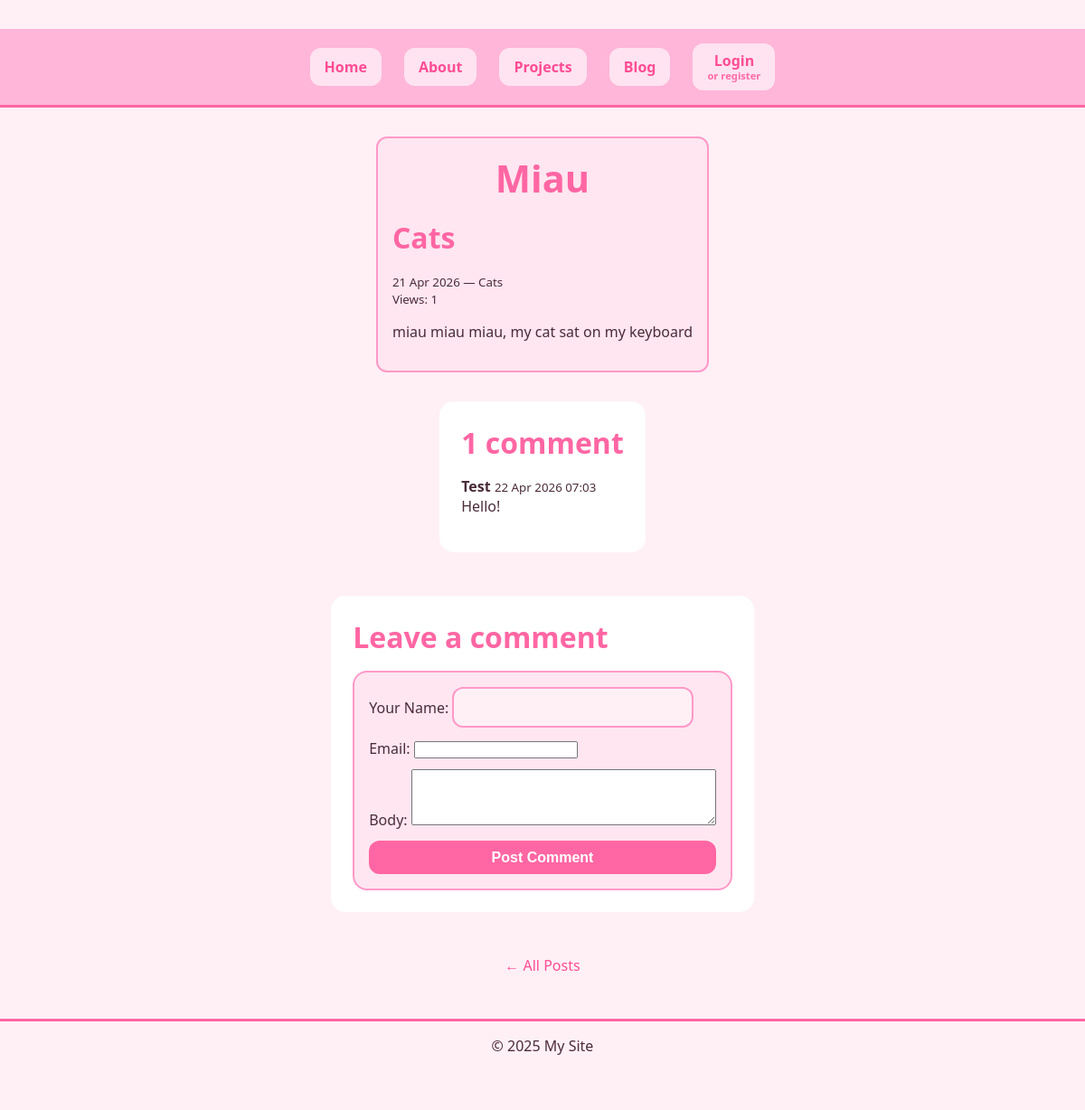
The page /blog/post/miau/ on the database its author committed.
### blog/models.py (models this page shows, shortened)
class Post(models.Model):
    title    = models.CharField(max_length=200)
    slug     = models.SlugField(unique=True)
    body     = models.TextField()
    pub_date = models.DateTimeField(auto_now_add=True)
    category = models.ForeignKey(
        Category,
        on_delete=models.SET_NULL,
        null=True,
        blank=True,
        related_name="posts"
    )
    view_count = models.PositiveIntegerField(default=0)
    class Meta:
        ordering = ["-pub_date"]

class Category(models.Model):
    name = models.CharField(max_length=100)
    slug = models.SlugField(unique=True)

class Comment(models.Model):
    post    = models.ForeignKey(Post, on_delete=models.CASCADE,
                                related_name="comments")
    author  = models.CharField(max_length=100)
    email   = models.EmailField()
    body    = models.TextField()
    created = models.DateTimeField(auto_now_add=True)
    active  = models.BooleanField(default=True)
    class Meta:
        ordering = ["created"]

### blog/views.py (the view, shortened to what this page needs)
# urls.py: path("post/<slug:slug>/", views.post_detail, name="post-detail"),
def post_detail(request, slug):
    active_comments = Comment.objects.filter(active=True)
    post = get_object_or_404(
        Post.objects.prefetch_related(
            Prefetch("comments", queryset=active_comments, to_attr="active_comments")
        ),
        slug=slug,
    )
    Post.objects.filter(pk=post.pk).update(
        view_count=F("view_count") + 1
    )
    comments = post.active_comments   # already loaded, no extra query
    form     = CommentForm()
    return render(request, "blog/post_detail.html", {
        "post": post,
        "comments": comments,
        "form": form,
    })

### blog/forms.py (shortened to what this page needs)
class CommentForm(forms.ModelForm):
    class Meta:
        model  = Comment
        fields = ["author", "email", "body"]
        widgets = {
            "body": forms.Textarea(attrs={"rows": 4}),
        }
        labels = {
            "author": "Your Name",
        }

### blog/templates/blog/post_detail.html (shortened to what this page needs)
{% extends "pages/base.html" %}
{% block content %}
<article>
    <h1>{{ post.title }}</h1>
    <h2>{{ post.category.name }}</h2>
    <small>
        {{ post.pub_date|date:"d M Y" }}{% if post.category %} — {{ post.category.name }}{% endif %}
        <p>Views: {{ post.view_count }}</p>
    </small>
    <div>{{ post.body|linebreaks }}</div>
</article>
<section id="comments">
    <h2>{{ comments|length }} comment{{ comments|length|pluralize }}</h2>
    {% for comment in comments %}
    <div class="comment">
        <strong>{{ comment.author }}</strong>
        <small>{{ comment.created|date:"d M Y H:i" }}</small>
        <p>{{ comment.body }}</p>
    </div>
    {% empty %}
    <p>Be the first to comment.</p>
    {% endfor %}
</section>
<section id="add-comment">
    <h2>Leave a comment</h2>
    <form method="POST">
        {% for field in form %}
        <div>
            {{ field.label_tag }}
            {{ field }}
        </div>
        {% endfor %}
        <button type="submit">Post Comment</button>
    </form>
</section>
<p><a href="{% url 'blog:post-list' %}">← All Posts</a></p>
{% endblock %}

### pages/static/pages/style.css (style rules this page uses)
*, *::before, *::after { box-sizing: border-box; margin: 0; padding: 0; }
:root { --font-main: 'Segoe UI', system-ui, sans-serif; --spacing-md: 1rem; --spacing-lg: 2rem; --primary-color: #ff66a3; --text-color: #4a2c3a; --bg-color: lab(96.09% 6.06 -1.08); }
body { font-family: var(--font-main); color: #4a2c3a; background: #fff0f6; font-size: 16px; padding: var(--spacing-lg); display: flex; flex-direction: column; align-items: center; }
h1, h2, h3 { color: #ff66a3; margin-bottom: var(--spacing-md); }
h1 { font-size: 2.6rem; text-align: center; width: 100%; }
h2 { font-size: 2rem; }
a { color: #ff4d94; text-decoration: none; font-weight: 500; }
p { margin-bottom: var(--spacing-md); }
article { flex: 1; background: #ffe6f0; padding: var(--spacing-md); border: 2px solid #ff99c8; border-radius: 12px; }
section { background: white; padding: 1.5rem; border-radius: 16px; margin-bottom: 1rem; }
form { display: flex; flex-direction: column; gap: 0.75rem; padding: var(--spacing-md); background: #ffe6f0; border: 2px solid #ff99c8; border-radius: 16px; max-width: 500px; }
form input[type="text"] { padding: 0.6rem 1rem; border: 2px solid #ff99c8; border-radius: 12px; background: #fff0f6; color: #4a2c3a; font-family: var(--font-main); font-size: 1rem; outline: none; }
form button[type="submit"] { padding: 0.6rem 1.2rem; background: #ff66a3; color: white; border: none; border-radius: 12px; font-weight: bold; font-size: 1rem; cursor: pointer; transition: background 0.2s; }

### rows shown on the page
Post: title "Miau", category.name "Cats", pub_date "21 Apr 2026", view_count "1", body "miau miau miau, my cat sat on my keyboard"
Comment: author "Test", created "22 Apr 2026 07:03", body "Hello!"

### other values the page prints
{{ comments|length }} "1"
{{ field.label_tag }} "Your Name:" "Email:" "Body:"
